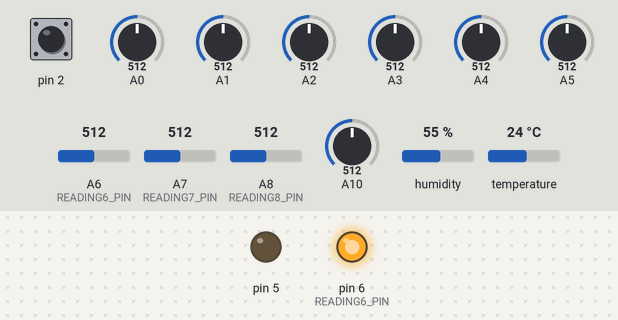
A sketch run on a simulated Arduino Mega 2560, built with avr-gcc and run on an emulated ATmega2560. Parts: output pins drawn as LEDs (lit = HIGH). The test bench sets the inputs (shaded band); at power-on: pin 2 HIGH, A0 = 512, A1 = 512, A2 = 512, A3 = 512, A4 = 512, A5 = 512, A6 (READING6_PIN) = 512, A7 (READING7_PIN) = 512, A8 (READING8_PIN) = 512, A10 = 512, humidity 55 %, temperature 24 °C. What the sketch prints to the serial monitor is not drawn.

Above: at 1.2 s.
1.3 s: pin 2 pulled LOW for 0.15 s
At 1.48 s:
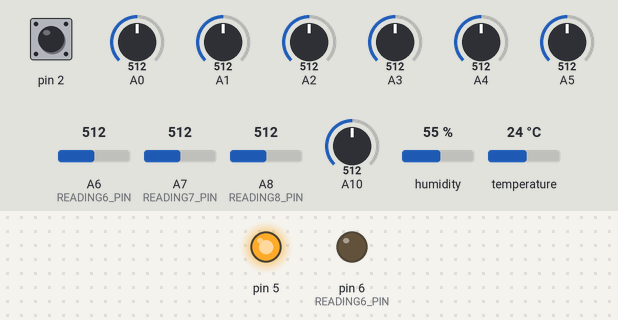
3.0 s: pin 2 pulled LOW for 3.2 s
At 7.6 s:
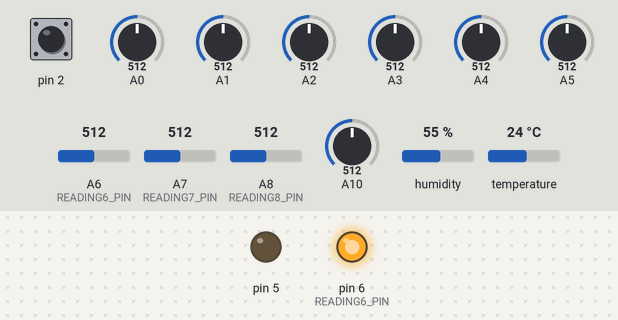
7.9 s: pin 2 pulled LOW for 1 s
At 9.0 s:
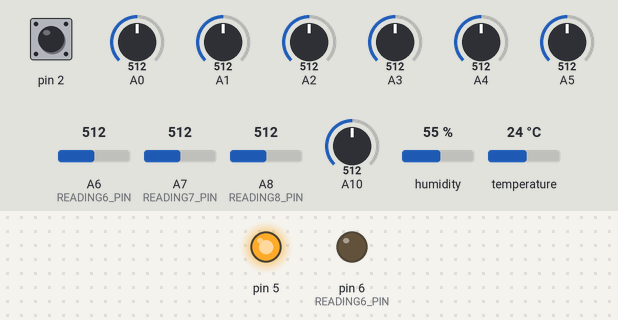
Timing chart, 0 to 12.2 s (numbered marks = the images above; inputs shaded):
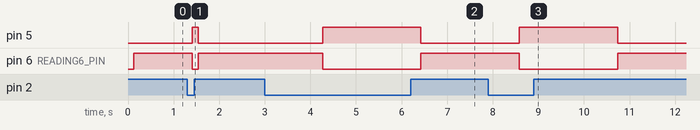

The sketch:

sketch_oct28a.ino
```cpp
//connect 2 heart pulse config :
//  Variables
const int numPulseSensors = 2;
const int threshold = 530;
int pulsePin[numPulseSensors];                 // Pulse Sensor purple wire connected to analog pin 0

// Volatile Variables, used in the interrupt service routine!
volatile int BPM[numPulseSensors];                   // int that holds raw Analog in 0. updated every 2mS
volatile int Signal[numPulseSensors];                // holds the incoming raw data
volatile int IBI[numPulseSensors];             // int that holds the time interval between beats! Must be seeded!
volatile boolean Pulse[numPulseSensors];     // "True" when User's live heartbeat is detected. "False" when not a "live beat".
volatile boolean QS[numPulseSensors];        // becomes true when Arduoino finds a beat.
// Regards Serial OutPut  -- Set This Up to your needs
static boolean serialVisual = false;   // Set to 'false' by Default.  Re-set to 'true' to see Arduino Serial Monitor ASCII Visual Pulse

volatile int rate[numPulseSensors][10];                    // array to hold last ten IBI values
volatile unsigned long sampleCounter = 0;          // used to determine pulse timing
volatile unsigned long lastBeatTime[numPulseSensors];           // used to find IBI
volatile int P[numPulseSensors];                      // used to find peak in pulse wave, seeded
volatile int T[numPulseSensors];                     // used to find trough in pulse wave, seeded
volatile int thresh[numPulseSensors];                // used to find instant moment of heart beat, seeded
volatile int amp[numPulseSensors];                   // used to hold amplitude of pulse waveform, seeded
volatile boolean firstBeat[numPulseSensors];        // used to seed rate array so we startup with reasonable BPM
volatile boolean secondBeat[numPulseSensors];      // used to seed rate array so we startup with reasonable BPM

//___________________________________________________________________________________________________________________

//configuration of human body temprature .
#include <math.h>
#define READING6_PIN 6
#define READING7_PIN 7
#define READING8_PIN 8

double R1 = 10000.0; //resistance put in parallel
double V_IN = 5.0;

double A = 1.129148e-3;
double B = 2.34125e-4;
double C = 8.76741e-8;
double K = 9.5; // mW/dec C – dissipation factor

double SteinhartHart(double R)
{
// calculate temperature
double logR  = log(R);
double logR3 = logR * logR * logR;

return 1.0 / (A + B * logR + C * logR3 );
}
//_________________________________________

//configuration of ambient temperature
#include <dht.h>

dht DHT;

#define DHT11_PIN A14
 const int duration=2017;
 unsigned long refdht11=0;
//_________________________________________
int sorm=1;
//end of configuration .

void setup()
{
  setStuph();                       // initialize variables and pins

  Serial.begin(1000000);             // we agree to talk fast!
  interruptSetup(); // sets up to read Pulse Sensor signal every 2mS

  pinMode(A14,INPUT);
  pinMode(2,INPUT_PULLUP);
  pinMode(5,OUTPUT);
  pinMode(6,OUTPUT);
}

void loop()
{
  //code of dht11
if (millis()-duration>=refdht11)
 {
   // arrays of normal :-
   float ambhum[4],ambdh[4],amblm,cel[4];
   float A2[4],A3[4],A4[4],A5[4],alcavg[4],alchigh[4],col[4];
   double celsius6[4],celsius7[4],celsius8[4];
   int beat1[4],beat2[4];

   for(int q=0;q<5;q++)
     {
       DHT.read11(DHT11_PIN);
       ambhum[q]=DHT.humidity;
       ambdh[q]=DHT.temperature*0.4;
//__________________________________________________

  // lm35 but coneected with A10 :

       amblm=delayoptimize(10);
//__________________________________________________

  // reading alcohole sensors

       A2[q]=delayoptimize(2); //print and send.and connect -76 s
       A3[q]=delayoptimize(3);  //print and send.and connect refence s
       A4[q]=delayoptimize(4);  //print and send.and connect +12 s
       A5[q]=delayoptimize(5);  //print and send.and connect -39 s

//_________________________________________________

  //reading of human body temprature:

      double adc_raw4 = analogRead(READING6_PIN);
      double adc_raw5 = analogRead(READING7_PIN);
      double adc_raw6 = analogRead(READING8_PIN);
//__________________________________________________

//operations :
// 1)LM35
      float mv = ( amblm/1024.0)*5000;
      cel[q] = (mv/10);

// 2)Alcohole
      alcavg[q]=(A2[q]+A3[q]+A4[q]+A5[q])/4;
      alchigh[q]=senario1 (A2[q],A3[q],A4[q],A5[q] );
      col[q]=senario2 (A2[q],A3[q],A4[q],A5[q] );

// 3)Human body temp
      double V4 =  adc_raw4 / 1024 * V_IN;
      double Rth4 = ((R1 * V4 ) / (V_IN - V4));
      double kelvin4 = (SteinhartHart(Rth4) - ((V4*V4)/(K * Rth4)));
      celsius6[q] = kelvin4 - 273.15; //print and send.

      double V5 =  adc_raw5 / 1024 * V_IN;
      double Rth5 = ((R1 * V5 ) / (V_IN - V5));
      double kelvin5 = (SteinhartHart(Rth5) - ((V5*V5)/(K * Rth5)));
      celsius7[q] = kelvin5 - 273.15; //print and send.

      double V6 =  adc_raw6 / 1024 * V_IN;
      double Rth6 = ((R1 * V6 ) / (V_IN - V6));
      double kelvin6 = (SteinhartHart(Rth6) - ((V6*V6)/(K * Rth6)));
      celsius8[q] = kelvin6 - 273.15;  //print and send.
  }
//___________________________________________________________________
//  Find normalized readings every 5 times
float sumdh=0.0,sumhum=0.0,sumlm=0.0;     //sum of ambient temprature
float sumA2=0.0,sumA3=0.0,sumA4=0.0,sumA5=0.0,sumav=0.0,sumhg=0.0,sumcol=0.0;     //sum of alcohole
double sum6=0,sum7=0,sum8=0;        // sum of human body temp

for(int p=0;p<5;p++)
{
  sumdh=sumdh+ambdh[p];
  sumhum=sumhum+ambhum[p];
  sumlm=sumlm+cel[p];

  sumA2=sumA2+A2[p];
  sumA3=sumA3+A3[p];
  sumA4=sumA4+A4[p];
  sumA5=sumA5+A5[p];
  sumav=sumav+alcavg[p];
  sumhg=sumhg+alchigh[p];
  sumcol=sumcol+col[p];

  sum6=sum6+celsius6[p];
  sum7=sum7+celsius7[p];
  sum8=sum8+celsius8[p];

}
sumdh=sumdh/5;
sumhum=sumhum/5;
sumlm=sumlm/5;

sumA2=sumA2/5;
sumA3=sumA3/5;
sumA4=sumA4/5;
sumA5=sumA5/5;
sumav=sumav/5;
sumhg=sumhg/5;
sumcol=sumcol/5;

sum6=sum6/5;
sum7=sum7/5;
sum8=sum8/5;

//_________________________________________________________________________
// printing or sending
sorm=digitalRead(2);
switch(sorm)
{
  case 0:
      digitalWrite(5,HIGH);
      digitalWrite(6,LOW);

      Serial.print(sumA2-55);Serial.print("  ");Serial.print(",");Serial.print("  ");
      Serial.print(sumA3);Serial.print("  ");Serial.print(",");Serial.print("  ");
      Serial.print(sumA4);Serial.print("  ");Serial.print(",");Serial.print("  ");
      Serial.print(sumA5-20);Serial.print("  ");Serial.print(",");Serial.print("  ");
      Serial.print(sumav);Serial.print("  ");Serial.print(",");Serial.print("  ");
      Serial.print(sumhg);Serial.print("  ");Serial.print(",");Serial.print("  ");
      Serial.print(sumcol);Serial.print("  ");Serial.print(",");Serial.print("  ");

      Serial.print(((sum6)/2)+5.1);Serial.print("  ");Serial.print(",");Serial.print("  ");
      Serial.print(((sum7)/2)+5.03);Serial.print("  ");Serial.print(",");Serial.print("  ");
      Serial.print(((sum8)/2)+5.08);Serial.print("  ");Serial.print(",");Serial.print("  ");

      Serial.print(BPM[0]);Serial.print("  ");Serial.print(",");Serial.print("  ");
      Serial.print(BPM[1]);Serial.print("  ");Serial.print(",");Serial.print("  ");

      Serial.print(sumhum); Serial.print(" ");Serial.print(",");Serial.print("  ");
      Serial.print(sumdh); Serial.print("  ");Serial.print(",");Serial.print("  ");
      Serial.print(sumlm);Serial.println("  ");

      break;

  case 1:
      digitalWrite(5,LOW);
      digitalWrite(6,HIGH);

      Serial.println("    Start of Monitoring at this second ");
      Serial.println("1)Heart pulse Reading : ");
      Serial.print("    BPM : S1= ");Serial.print(BPM[0]);Serial.print("\t"); Serial.print("S2= ");Serial.println(BPM[1]);

      Serial.println("----------");
      Serial.println("2)Human Body Temp : ");
      Serial.print("    T1= "); Serial.print((sum6/2)+5.1);Serial.print(" C' ");  Serial.print("     T2= "); Serial.print((sum7/2)+5.03);Serial.print(" C' "); Serial.print("     T3= "); Serial.print((sum8/2)+5.08);Serial.println(" C' ");

      Serial.println("----------");
      Serial.println("3)Alcohole Reading : ");
      Serial.print("    BAC1= "); Serial.print(sumA2);
      Serial.print("    BAC2= "); Serial.println(sumA3);
      Serial.print("    BAC3= "); Serial.print(sumA4);
      Serial.print("    BAC4= "); Serial.println(sumA5);
      Serial.print("  --> Average = "); Serial.println(sumav);
      Serial.print("  --> Highest = "); Serial.println(sumhg);
      Serial.print("  --> Collective Weight = "); Serial.println(sumcol);

      Serial.println("----------");
      Serial.println("4)Ambient Temp : ");
      Serial.print("   Current humidity = ");Serial.print(sumhum);Serial.println("%");
      Serial.print("   Temperature(1) = ");Serial.print(sumdh); Serial.println(" C");
      Serial.print("   Temperature(2) = "); Serial.print(sumlm);Serial.println(" c");
      Serial.print(   " End of This Second Monitoring " );
      Serial.println("----------");
      // add time library to show time and date if it neccessary
      break;
  default:
        Serial.println("Please Select Monitoring or Sending and check button connection ");
        break;
}

  refdht11=millis();

    }
}


// INITIALIZE VARIABLES AND INPUT/OUTPUT PINS
void setStuph()
{

  for (int i = 0; i < numPulseSensors; i++)
  {
    lastBeatTime[i] = 0;
    P[i] = T[i] = 512;
    amp[i] = 0;
    thresh[i] = threshold;
    amp[i] = 0;               // used to hold amplitude of pulse waveform, seeded
    firstBeat[i] = true;      // used to seed rate array so we startup with reasonable BPM
    secondBeat[i] = false;
    IBI[i] = 600;             // int that holds the time interval between beats! Must be seeded!
    Pulse[i] = false;         // "True" when User's live heartbeat is detected. "False" when not a "live beat".
    QS[i] = false;
    switch (i) {
      case  0:
        pulsePin[i] = 0;    // pulse pin Analog 0
        break;
      case  1:
        pulsePin[i] = 1;    // pulse pin Analog 1
        default:
        break;
    }
  }
}
float senario1 (float r1 ,float r2 ,float r3 ,float r4 )
{

  if (r1>r2 & r1>r3 & r1>r4 )
  {
    return r1 ;
  }
  if (r2>r1 & r2>r3 & r2>r4 )
  {
    return r2 ;
  }
  if (r3>r1 & r3>r2 & r3>r4 )
  {
    return r3 ;
  }
  if (r4>r1 & r4>r2 & r4>r4 )
  {
    return r1 ;
  }
}

float senario2 (float r1 ,float r2 ,float r3 ,float r4 )
{
  float w1=r1*0.3;
  float w2=r2*0.3;
  float w3=r3*0.3;
  float w4=r4*0.1;
  float col=w1+w2+w3+w4;
  return col;
}

float delayoptimize ( int x )
{
   float reading = 0.0;
   reading = analogRead(x);
   return reading ;
}
```

Interrupt.ino
```cpp
void interruptSetup(){
  // Initializes Timer2 to throw an interrupt every 2mS.
  TCCR2A = 0x02;     // DISABLE PWM ON DIGITAL PINS 3 AND 11, AND GO INTO CTC MODE
  TCCR2B = 0x06;     // DON'T FORCE COMPARE, 256 PRESCALER
  OCR2A = 0X7C;      // SET THE TOP OF THE COUNT TO 124 FOR 500Hz SAMPLE RATE  7c
  TIMSK2 = 0x02;     // ENABLE INTERRUPT ON MATCH BETWEEN TIMER2 AND OCR2A
  sei();             // MAKE SURE GLOBAL INTERRUPTS ARE ENABLED
}


// THIS IS THE TIMER 2 INTERRUPT SERVICE ROUTINE.
// Timer 2 makes sure that we take a reading every 2 miliseconds
ISR(TIMER2_COMPA_vect){                           // triggered when Timer2 counts to 124

  cli();                                          // disable interrupts while we do this

  for(int i=0; i<numPulseSensors; i++)
  {

    Signal[i] = analogRead(pulsePin[i]);   // read the Pulse Sensors
  }
  sampleCounter += 2;  // keep track of the time in mS with this variable

  for(int i=0; i<numPulseSensors; i++){


    int N = sampleCounter - lastBeatTime[i];      // monitor the time since the last beat to avoid noise

    //  find the trough and peak of the pulse wave
    if(Signal[i] < thresh[i] && N > (IBI[i]/5)*3){// avoid dichrotic noise by waiting 3/5 of last IBI
      if (Signal[i] < T[i]){                      // T is the trough
        T[i] = Signal[i];                         // keep track of lowest point in pulse wave
      }
    }

    if(Signal[i] > thresh[i] && Signal[i] > P[i]){// thresh condition helps avoid noise
      P[i] = Signal[i];                           // P is the peak
    }                                             // keep track of highest point in pulse wave

    //  NOW IT'S TIME TO LOOK FOR THE HEART BEAT
    // signal surges up in value every time there is a pulse
    if (N > 250){                                 // avoid high frequency noise
      if ( (Signal[i] > thresh[i]) && (Pulse[i] == false) && (N > (IBI[i]/5)*3) ){
        IBI[i] = sampleCounter - lastBeatTime[i]; // measure time between beats in mS

        Pulse[i] = true;                          // set the Pulse flag when we think there is a pulse
        lastBeatTime[i] = sampleCounter;          // keep track of time for next pulse

        if(secondBeat[i]){                        // if this is the second beat, if secondBeat == TRUE
          secondBeat[i] = false;                  // clear secondBeat flag
          for(int j=0; j<=9; j++){                // seed the running total to get a realisitic BPM at startup
            rate[i][j] = IBI[i];
          }
        }

        if(firstBeat[i]){                         // if it's the first time we found a beat, if firstBeat == TRUE
          firstBeat[i] = false;                   // clear firstBeat flag
          secondBeat[i] = true;                   // set the second beat flag
          sei();                                  // enable interrupts again
          return;                                 // IBI value is unreliable so discard it
        }


        // keep a running total of the last 10 IBI values
        word runningTotal = 0;                    // clear the runningTotal variable

        for(int j=0; j<=8; j++){                  // shift data in the rate array
          rate[i][j] = rate[i][j+1];              // and drop the oldest IBI value
          runningTotal += rate[i][j];             // add up the 9 oldest IBI values
        }

        rate[i][9] = IBI[i];                      // add the latest IBI to the rate array
        runningTotal += rate[i][9];               // add the latest IBI to runningTotal
        runningTotal /= 10;                       // average the last 10 IBI values
        BPM[i] = 60000/runningTotal;              // how many beats can fit into a minute? that's BPM!
        QS[i] = true;                             // set Quantified Self flag
        // QS FLAG IS NOT CLEARED INSIDE THIS ISR
      }
    }

    if (Signal[i] < thresh[i] && Pulse[i] == true){   // when the values are going down, the beat is over

      Pulse[i] = false;                         // reset the Pulse flag so we can do it again
      amp[i] = P[i] - T[i];                     // get amplitude of the pulse wave
      thresh[i] = amp[i]/2 + T[i];              // set thresh at 50% of the amplitude
      P[i] = thresh[i];                         // reset these for next time
      T[i] = thresh[i];
    }

    if (N > 2500){                              // if 2.5 seconds go by without a beat
      thresh[i] = threshold;                    // set thresh default
      P[i] = 512;                               // set P default
      T[i] = 512;                               // set T default
      lastBeatTime[i] = sampleCounter;          // bring the lastBeatTime up to date
      firstBeat[i] = true;                      // set these to avoid noise
      secondBeat[i] = false;                    // when we get the heartbeat back
    }
  }
  sei();                                        // enable interrupts when youre done!
}                                               // end isr
```

Measured:
- after the input at 1.3 s, pin 5: LOW → HIGH after 0.11 s, → LOW 0.14 s later; pin 6 (READING6_PIN): HIGH → LOW after 0.11 s, → HIGH 0.14 s later
- after the input at 3.0 s, pin 5: LOW → HIGH after 1.3 s, → LOW 2.2 s later; pin 6 (READING6_PIN): HIGH → LOW after 1.3 s, → HIGH 2.2 s later
- after the input at 7.9 s, pin 5: LOW → HIGH after 0.68 s, → LOW 2.2 s later; pin 6 (READING6_PIN): HIGH → LOW after 0.68 s, → HIGH 2.2 s later
